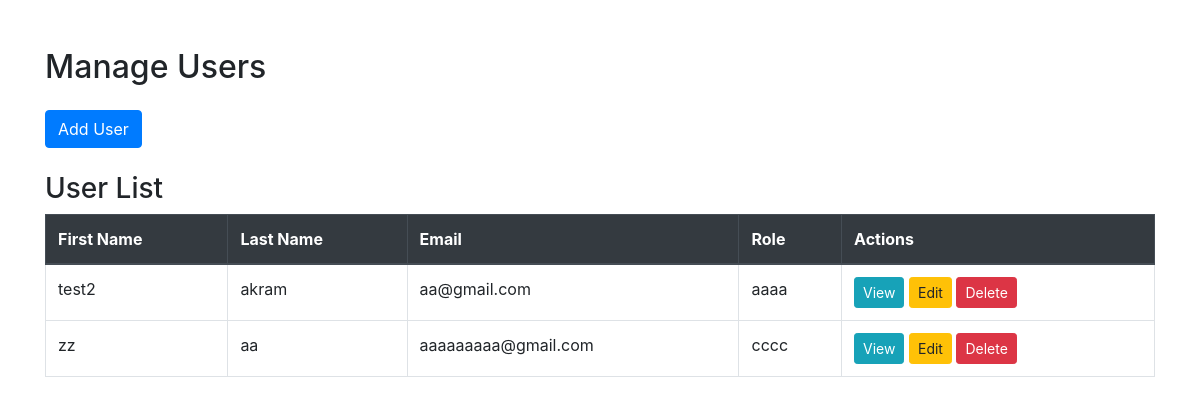
Screenshot of /manage-users/ with the database file from the repository.
### myapp/models.py (models this page shows)
class User(models.Model):
    id = models.AutoField(primary_key=True)
    nom = models.CharField(max_length=255)
    prenom = models.CharField(max_length=255)
    email = models.EmailField()
    password = models.CharField(max_length=255)
    role = models.CharField(max_length=255)

### myapp/views.py (the view)
# urls.py: path('manage-users/', views.manage_users, name='manage_users'),
def manage_users(request):
    if request.method == 'POST':
        user_id = request.POST.get('user_id')
        if user_id:
            user = get_object_or_404(User, id=user_id)
            form = UserForm(request.POST, instance=user)
        else:
            form = UserForm(request.POST)
        if form.is_valid():
            user = form.save(commit=False)
            if 'password' in form.cleaned_data and form.cleaned_data['password']:
                user.password = make_password(form.cleaned_data['password'])
            user.save()
            return redirect('manage_users')
        if 'delete_user' in request.POST:
            user_id = request.POST.get('user_id')
            user = get_object_or_404(User, id=user_id)
            user.delete()
            return redirect('manage_users')
    else:
        form = UserForm()
    users = User.objects.all()
    return render(request, 'manageuser.html', {'form': form, 'users': users})

### myapp/templates/manageuser.html (shortened to what this page needs)
<!DOCTYPE html>
<html lang="en">
<head>
    <link href="https://maxcdn.bootstrapcdn.com/bootstrap/4.5.2/css/bootstrap.min.css" rel="stylesheet">
</head>
<body>
<div class="container mt-5">
    <h2 class="mb-4">Manage Users</h2>
    <button class="btn btn-primary mb-4" type="button" data-toggle="collapse" data-target="#userForm" aria-expanded="false" aria-controls="userForm" id="formToggleBtn">
        Add User
    </button>
    <h3>User List</h3>
    <table class="table table-bordered">
        <thead class="thead-dark">
        <tr>
            <th>First Name</th>
            <th>Last Name</th>
            <th>Email</th>
            <th>Role</th>
            <th>Actions</th>
        </tr>
        </thead>
        <tbody>
        {% for user in users %}
        <tr>
            <td>{{ user.prenom }}</td>
            <td>{{ user.nom }}</td>
            <td>{{ user.email }}</td>
            <td>{{ user.role }}</td>
            <td>
                <button class="btn btn-info btn-sm" onclick="viewUser({
                    id: '{{ user.id }}',
                    prenom: '{{ user.prenom }}',
                    nom: '{{ user.nom }}',
                    email: '{{ user.email }}',
                    role: '{{ user.role }}'
                })">View</button>
                <button class="btn btn-warning btn-sm" onclick="editUser({
                    id: '{{ user.id }}',
                    prenom: '{{ user.prenom }}',
                    nom: '{{ user.nom }}',
                    email: '{{ user.email }}',
                    role: '{{ user.role }}'
                })">Edit</button>
                <form method="post" action="{% url 'delete_user' %}" style="display:inline;">
                    <button type="submit" name="delete_user" class="btn btn-danger btn-sm">Delete</button>
                </form>
            </td>
        </tr>
        {% endfor %}
        </tbody>
    </table>
</div>
</body>
</html>

### rows the page displays
User: prenom "test2", nom "akram", email "aa@gmail.com", role "aaaa"
User: prenom "zz", nom "aa", email "aaaaaaaaa@gmail.com", role "cccc"
